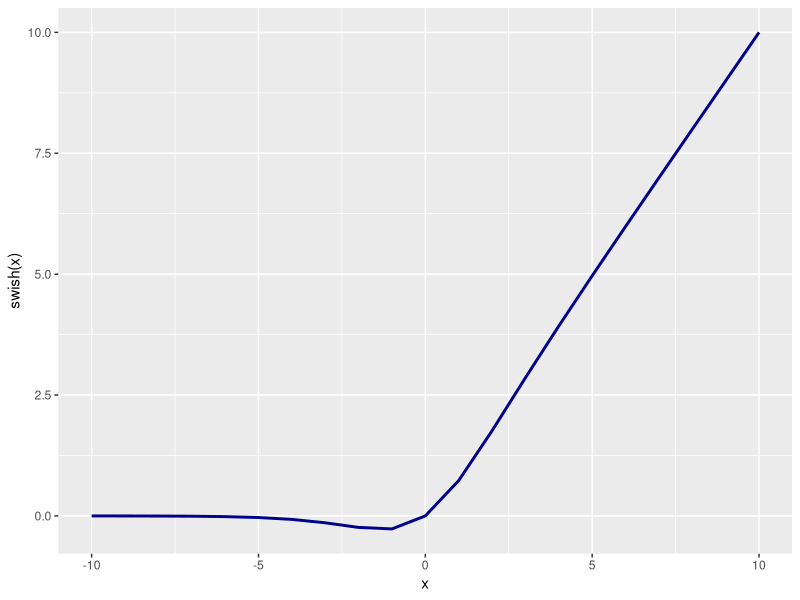

The R source for this figure:
## ---- chunk 1
#| echo: true
library(tidyverse)
## ---- chunk 2

#| eval: true
#| echo: true
#| label: fig-swish
#| fig-cap: "Swish Activation Function"
#| fig-width: 7
#| fig-height: 4

swish <- function(x) {
  x / (1 + exp(-x))
}

x <- -10:10
y <- swish(x)
tbl_swish <- tibble(x, y)

ggplot(tbl_swish, aes(x, y)) +
  geom_line(color = "darkblue", linewidth = 1) +
  labs(x = "x", y = "swish(x)")
